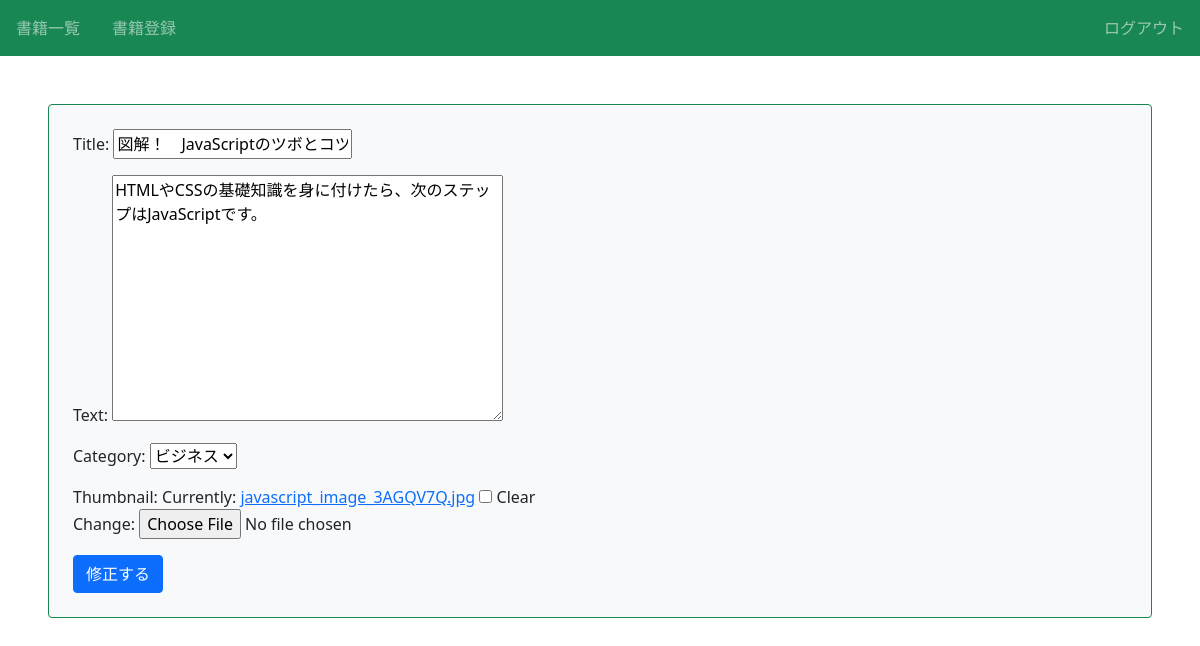
Page /book/13/update (signed in) on the earlier database version.
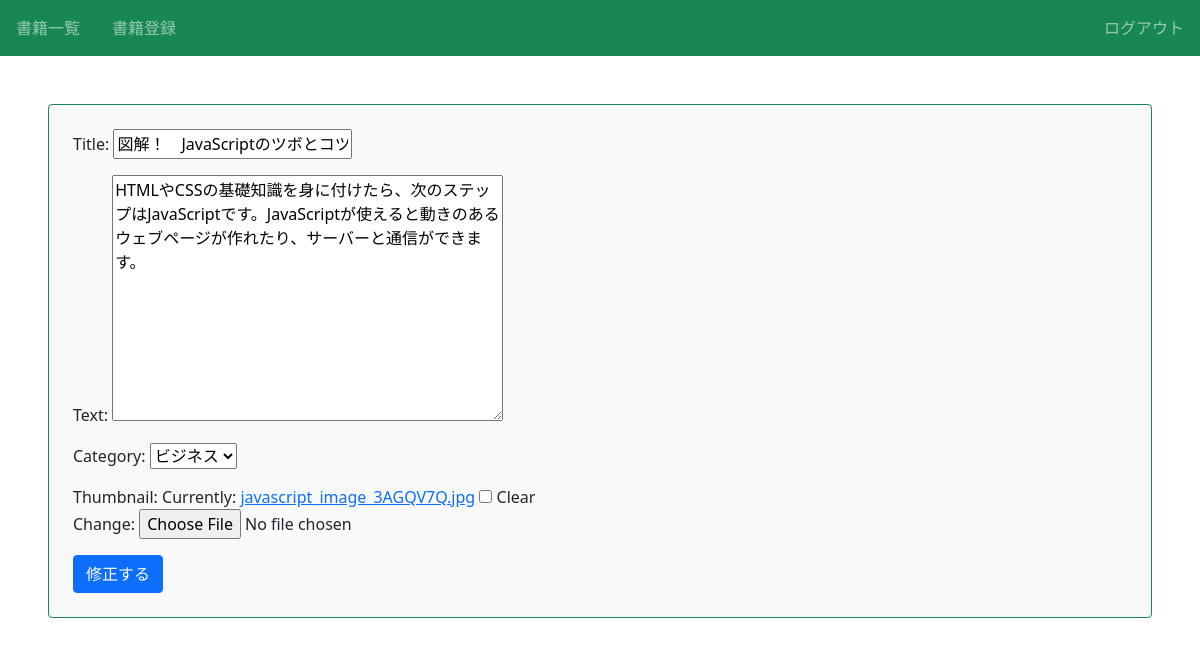
Same page on the later database version.
### book/models.py (models this page shows, shortened)
class Book(models.Model):
    title = models.CharField(max_length=100)
    text = models.TextField()
    thumbnail = models.ImageField(null=True, blank=True)
    category = models.CharField(
        max_length=100,
        choices = CATEGORY
        )
    user = models.ForeignKey('auth.User', on_delete=models.CASCADE)

### book/views.py (the view, shortened to what this page needs)
# urls.py: path('book/<int:pk>/update', views.UpdateBookView.as_view(), name="update-book"),
class UpdateBookView(LoginRequiredMixin, UpdateView):
    model = Book
    fields = ('title', 'text', 'category', 'thumbnail')
    template_name = 'book/book_update.html'
    def get_object(self, queryset=None):
        obj = super().get_object(queryset)
        if obj.user != self.request.user:
            raise PermissionDenied
        return obj

### book/templates/book/book_update.html (shortened to what this page needs)
{% extends 'base.html' %}
{% block content %}
    <form method='POST' enctype="multipart/form-data" class="p-4 m-4 bg-light border border-success rounded form-group">{% csrf_token %}
        {{form.as_p}}
        <button class="btn btn-primary" type='submit'>修正する</button>
    </form>
{% endblock %}

Differences in the rows shown:
changed Book "図解！ JavaScriptのツボとコツがゼッタイにわかる本”超”入門編": text "HTMLやCSSの基礎知識を身に付けたら、次のステップはJavaScriptです。" → "HTMLやCSSの基礎知識を身に付けたら、次のステップはJavaScriptです。JavaScriptが使えると動きのあるウェブページが作れたり、サーバーと通信ができます。"
